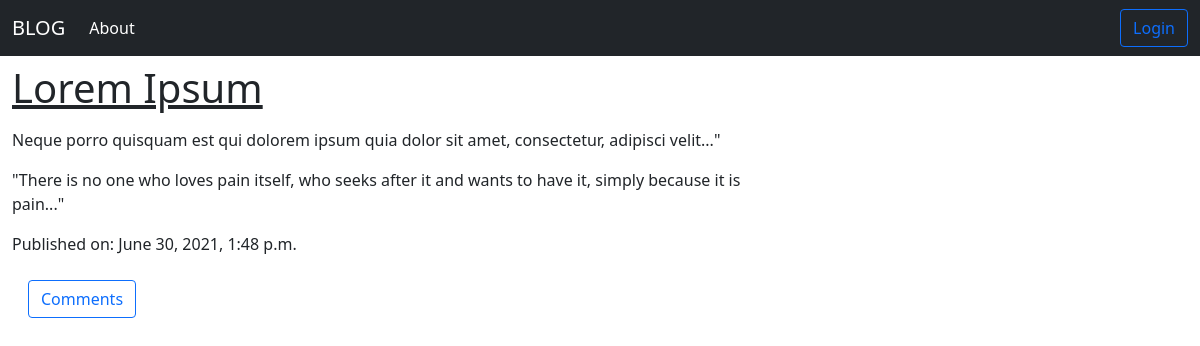
The page / on the database its author committed.
### blog/models.py (models this page shows, shortened)
class Post(models.Model):
	author = models.ForeignKey('auth.User', on_delete=models.PROTECT)
	title = models.CharField(max_length=200)
	text = models.TextField(max_length=2000)
	created_date = models.DateTimeField(default=timezone.now)
	published_date = models.DateTimeField(blank=True,null=True)

### blog/views.py (the view)
# urls.py: path('', views.PostListView.as_view(), name='post_list'),
class PostListView(ListView):
	model = Post
	def get_queryset(self):
		return Post.objects.filter(published_date__lte=timezone.now()).order_by('-published_date')

### blog/templates/blog/post_list.html (shortened to what this page needs)
{% extends 'blog/base.html' %}
{% block content%}
	<div class="centerstage">
		{% for post in post_list %}
		<div class="post">
			<div class="date">
				<h1>
					<a class="link-dark" aria-current="page" href="{% url 'post_detail' pk=post.pk %}">{{post.title}}</a></h1>
				{{post.text|safe|linebreaks}}
				<p>Published on: {{post.published_date}}</p>
			</div>
			<a class="nav-link active" aria-current="page" href="{% url 'post_detail' pk=post.pk %}">{{ post_detail.approve_comments.count }} <button type="button" class="btn btn-outline-primary">Comments</button></a>
		</div>
		{% endfor %}
	</div>
{% endblock %}

### blog/static/css/blog.css (style rules this page uses)
.centerstage { margin-left: auto; margin-right: auto; }

### rows shown on the page
Post: title "Lorem Ipsum", text "Neque porro quisquam est qui dolorem ipsum quia dolor sit amet, consectetur, adipisci velit...\" \"There is no one who loves pain itself, who seeks after it and wants to have it, simply because it is pain...\"", published_date "June 30, 2021, 1:48 p.m."
